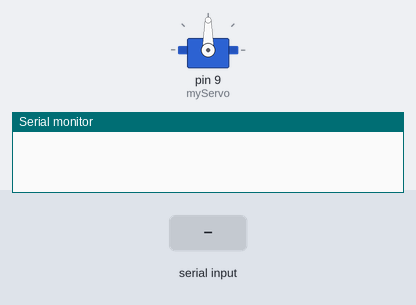
Recording of a sketch running on a simulated Arduino Uno, built with avr-gcc and run on an emulated ATmega328P. On the bench: servo, the last lines printed to the serial monitor. The test bench sets the inputs (shaded band).

Above: at 1.2 s.
1.3 s: "30,150\n" received over Serial
At 2.1 s:
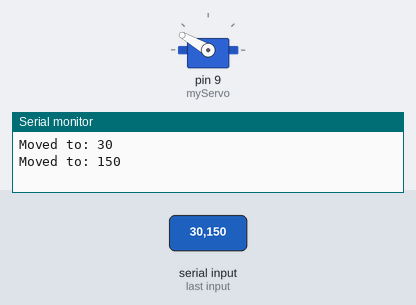
At 3.1 s:
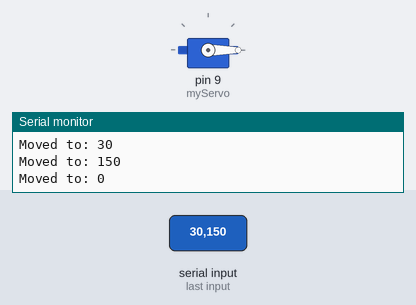
3.8 s: "90,45\n" received over Serial
At 4.3 s:
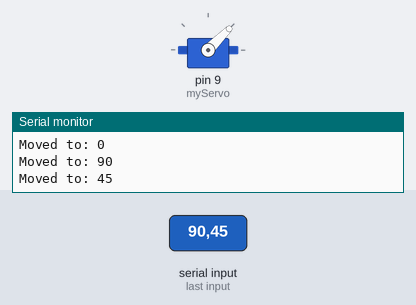
Timing chart, 0 to 6.8 s (numbered marks = the images above; inputs shaded):
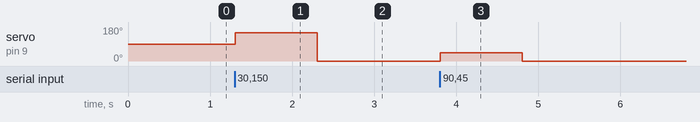

Measured:
- after the input at 1.3 s, servo on pin 9 (myServo): 90° → 150° at once, → 0° 1.0 s later
- after the input at 3.8 s, servo on pin 9 (myServo): 0° → 45° at once, → 0° 1.0 s later

The sketch:

servo_test.ino
```cpp
#include <Servo.h>

Servo myServo;

void setup() {
  Serial.begin(9600);
  myServo.attach(9);
  myServo.write(90); // start at center
}

void loop() {
  if (Serial.available() > 0) {
    int angle = Serial.parseInt();
    if (angle >= 0 && angle <= 180) {
      myServo.write(angle);
      Serial.print("Moved to: ");
      Serial.println(angle);
    }
  }
}
```
